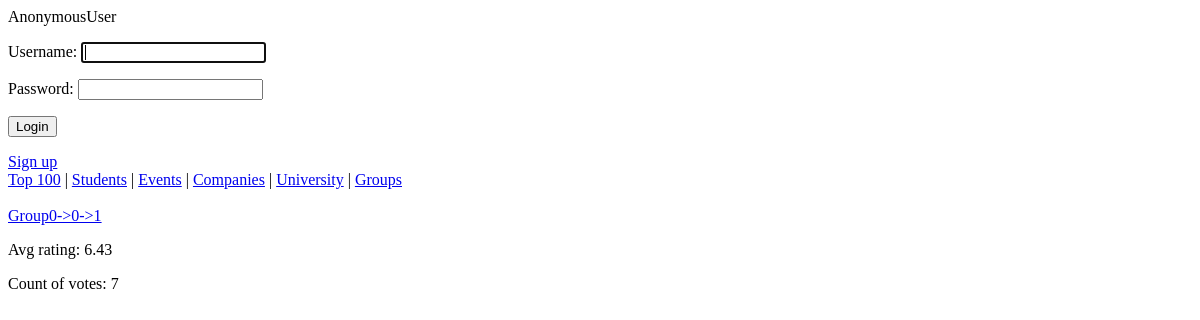
Before: /groups/561/ with the older database file.
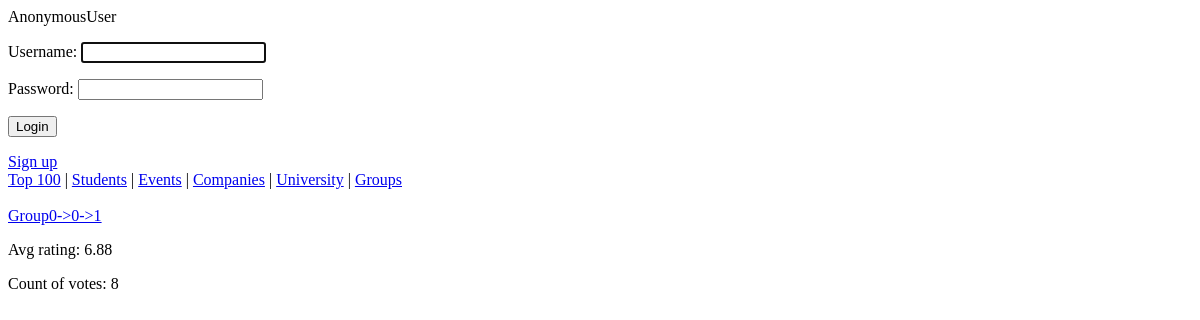
After: the same page with the newer database file.
### ratings/models.py (models this page shows)
class Group(models.Model):
	name = models.CharField(max_length=50)
	department = models.ForeignKey(Department, related_name="groups")
	avg_rating = models.DecimalField(max_digits=4, decimal_places=2, default=0, editable=False)
	count_of_votes = models.IntegerField(default=0, editable=False)
	voted_teachers = models.ManyToManyField('Teacher', related_name="rated_groups", editable=False)
	def vote(self, vote, teacher):
		if not vote == -1:
			if teacher is not None:
				if not self.voted_teachers.filter(user__id=teacher.user.id).exists():
					self.avg_rating = ((self.avg_rating * self.count_of_votes) + vote) / (self.count_of_votes + 1)
					self.count_of_votes += 1
					self.voted_teachers.add(teacher)
					self.save()
					return True
		return False
	def __str__(self):
		return self.name

### ratings/views.py (the view)
# urls.py: url(r'^groups/(?P<pk>[0-9]+)/$', views.group_page, name="group_page"),
def group_page(request, pk):
    group = get_object_or_404(Group, pk=pk)
    if hasattr(request.user, 'teacher'):
        perm_to_vote = True
        perm_to_comment = True
    else:
        perm_to_vote = False
        perm_to_comment = False
    return render(request, 'ratings/group_page.html',
                  {'group': group, 'range': range(1, 11),
                   'perm_to_vote': perm_to_vote, 'perm_to_comment': perm_to_comment})

### ratings/ctx_log_processor.py (called while the page is built)
def auth_form(request):
    return {'form': AuthForm(), 'request': request}

### ratings/templates/ratings/group_page.html (shortened to what this page needs)
{% extends 'base.html' %}
{% block content %}
    <div>
		<a href="{% url 'ratings.views.group_page' pk=group.pk %}">{{ group.name }}</a>
		<p>Avg rating: {{ group.avg_rating }}</p>
		<p>Count of votes: {{ group.count_of_votes }}</p>
    </div>
{% endblock %}

Changed rows visible on the page:
changed Group "Group0->0->1": avg_rating "6.43" → "6.88"; count_of_votes "7" → "8"
